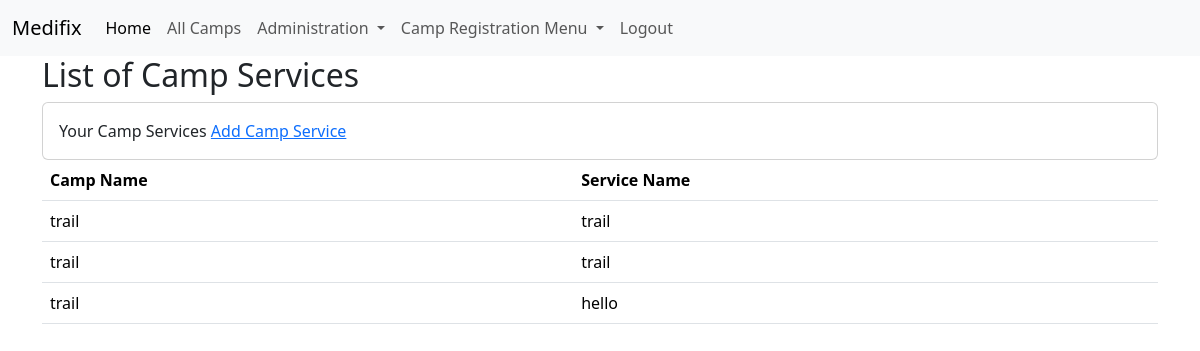
/camp_services/ (signed in), run on an earlier commit of the app's database.
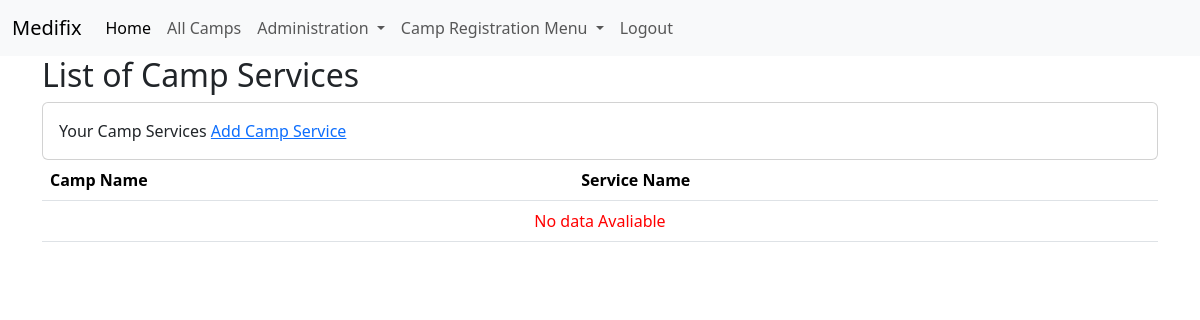
And on a later commit of the database.
### administration/models.py (models this page shows, shortened)
class camp_services(models.Model):
    camp_name = models.ForeignKey(camp_details, on_delete=models.CASCADE)
    service_name = models.CharField(max_length=200, null=True)

class camp_details(models.Model):
    camp_name = models.CharField(max_length=200,null=True)
    location = models.CharField(max_length=200, null=True)
    latitude = models.FloatField()
    longitude = models.FloatField()
    start_date_time = models.DateTimeField(blank=True, null=True)
    end_date_time = models.DateTimeField(blank=True, null=True)
    contact_website = models.URLField(max_length=200, null=True, blank=True)
    hospital_name = models.CharField(max_length=150,null=True, blank=True)
    club_name = models.CharField(max_length=150,null=True, blank=True)
    other = models.CharField(max_length = 150, null=True, blank=True)
    description = models.TextField(max_length = 3000, null=True)
    type_of_camp = models.CharField(max_length=30, null=True, choices=type_of_camp)
    cost = models.IntegerField(null=True, blank=True, default='0')
    total_camp_registrations = models.IntegerField()
    camp_register_active = models.BooleanField(default=False)
    registration = models.BooleanField(default=False)
    createdby = models.ForeignKey(User, on_delete=models.DO_NOTHING, null=True, blank=True)

### administration/views.py (the view)
# urls.py: path('camp_services/', views.list_camp_services_for_user, name='list_user_camp_services'),
@login_required
def list_camp_services_for_user(request):
    user = request.user
    user_camps = camp_details.objects.filter(createdby=user)
    camp_service = camp_services.objects.filter(camp_name__in=user_camps)
    return render(request, 'camp/camp_service_list.html', {'camp_services': camp_service})

### templates/camp/camp_service_list.html (shortened to what this page needs)
{% extends 'base.html' %}
{% load static %}
{% block content %}
<h2>List of Camp Services</h2>
<div class="card">
    <div class="card-body">
        Your Camp Services <span><a href="{% url 'create_camp_service' %}">Add Camp Service</a></span>
    </div>
</div>
<table class="table">
    <thead>
        <tr>
            <th>Camp Name</th>
            <th>Service Name</th>
        </tr>
    </thead>
    <tbody>
        {% for service in camp_services %}
        <tr>
            <td>{{ service.camp_name.camp_name }}</td>
            <td>{{ service.service_name }}</td>
        </tr>
        {% empty %}
        <tr>
            <td style="color: red;" colspan="2" class="text-center">No data Avaliable</td>
        </tr>
        {% endfor %}
    </tbody>
</table>
{% endblock %}

What changed in the data, as far as the page shows it:
removed camp_services: camp_name.camp_name "trail", service_name "trail"
removed camp_services: camp_name.camp_name "trail", service_name "trail"
removed camp_services: camp_name.camp_name "trail", service_name "hello"
Also different on the page:
text now shown: "No data Avaliable"
